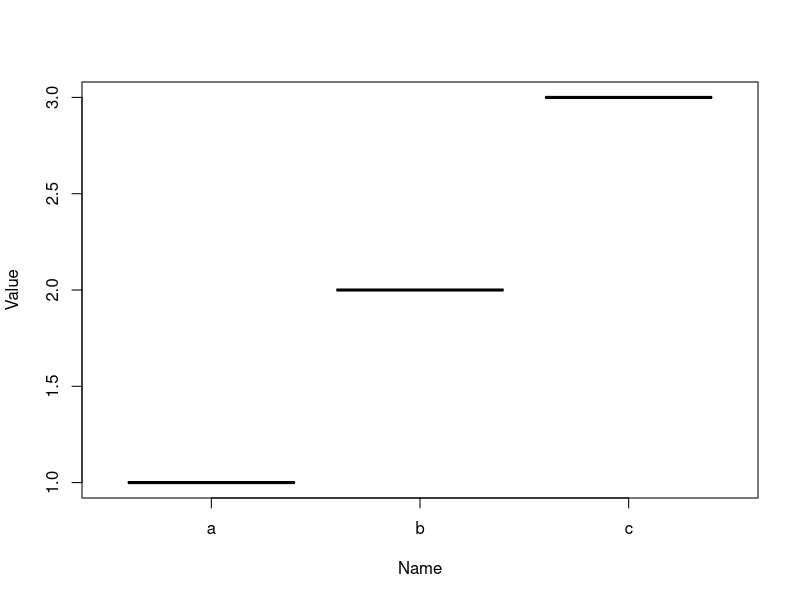
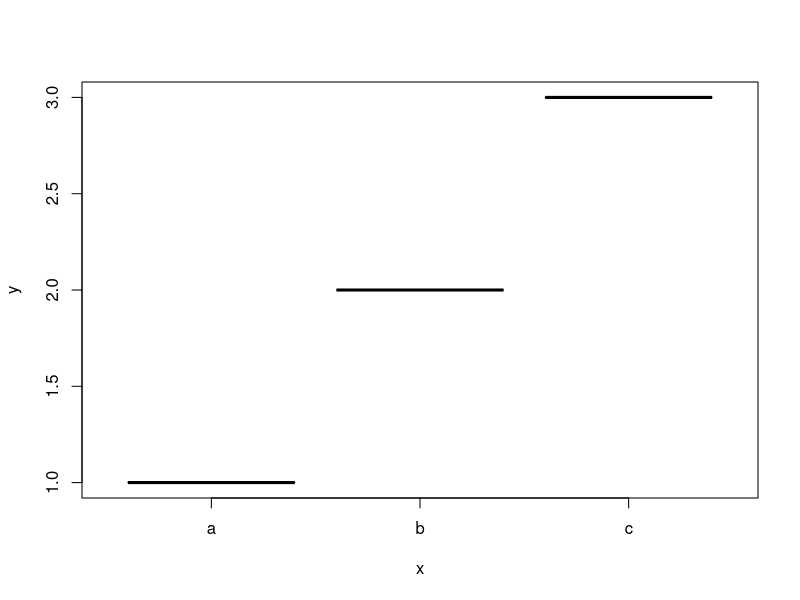
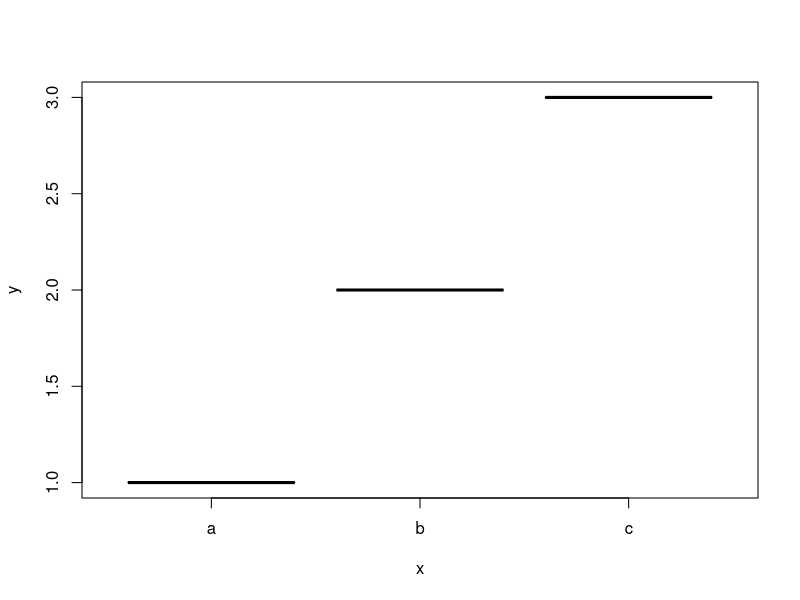
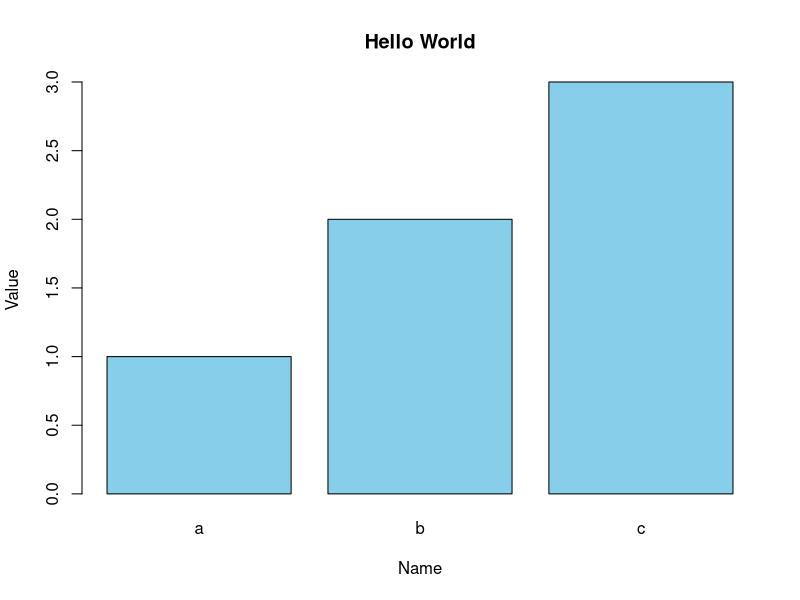

Generate these figures, in order, with R:
# create a data frame
df <- data.frame(
  Name = c("a", "b", "c"),
  Value = c(1, 2, 3))

print(df)

# plot data frame using default parameters
df$Name <- as.factor(df$Name)
plot(df)

# plot using default parameter order
plot(df$Name, df$Value)

# plot using named parameter
plot(
  x = df$Name,
  y = df$Value)

# create bar chart
barplot(
  names = df$Name,
  height = df$Value,
  col = "skyblue",
  main = 'Hello World',
  xlab = 'Name',
  ylab = 'Value')

?plot
?barplot
